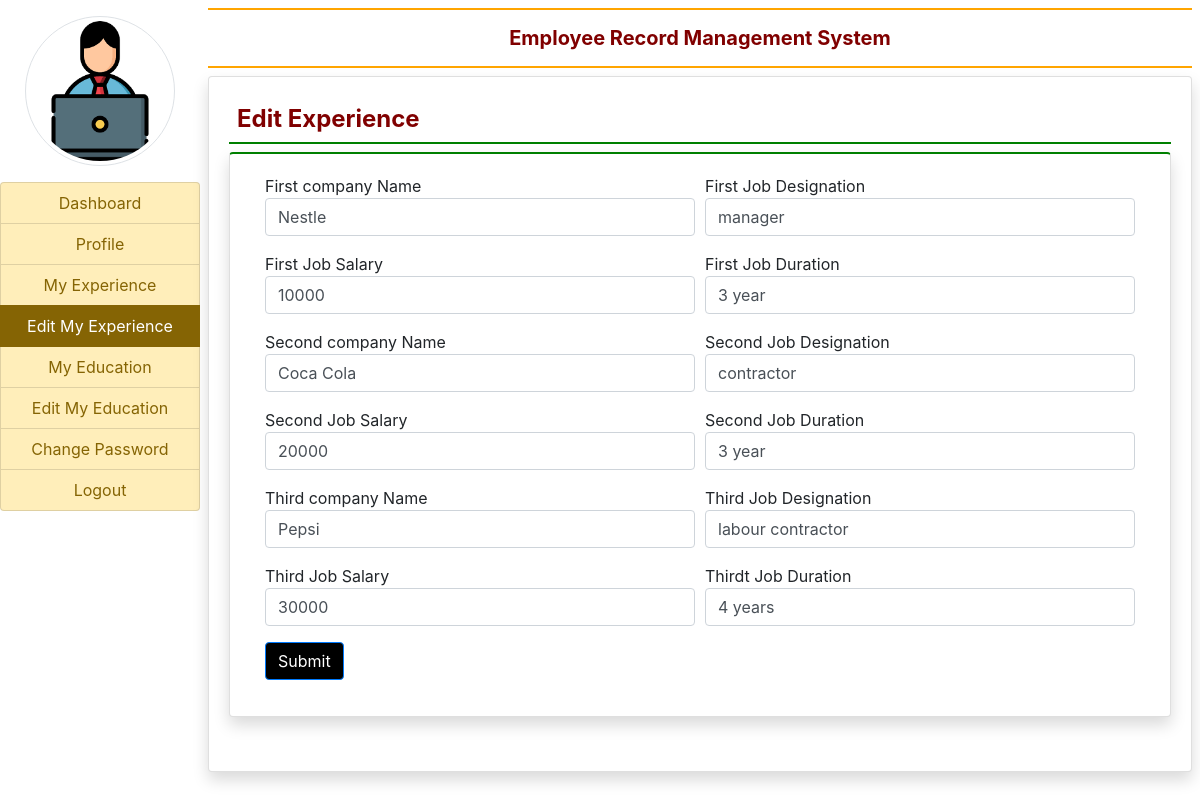
The app's page /edit_experience (signed in) with its own data.
### employee/models.py (models this page shows, shortened)
class EmployeeExperience(models.Model):
    user = models.ForeignKey(User,on_delete=models.CASCADE)
    company1_name = models.CharField(max_length=100,null=True)
    company1_designation = models.CharField(max_length=100,null=True)
    company1_salary = models.CharField(max_length=100,null=True)
    company1_duration = models.CharField(max_length=100,null=True)
    company2_name = models.CharField(max_length=100,null=True)
    company2_designation = models.CharField(max_length=100,null=True)
    company2_salary = models.CharField(max_length=100,null=True)
    company2_duration = models.CharField(max_length=100,null=True)
    company3_name = models.CharField(max_length=100,null=True)
    company3_designation = models.CharField(max_length=100,null=True)
    company3_salary = models.CharField(max_length=100,null=True)
    company3_duration = models.CharField(max_length=100,null=True)

### employee/views.py (the view, shortened to what this page needs)
# urls.py: path('edit_experience', edit_experience, name="edit_experience"),
def edit_experience(request):
    if not request.user.is_authenticated:
        return redirect('emp_login')
    error = ""
    user = request.user
    experience = EmployeeExperience.objects.get(user=user)
    d = {'error':error}
    return render(request, 'edit_experience.html',locals())

### employee/templates/edit_experience.html (shortened to what this page needs)
{% extends 'emp_navigation.html' %}
{% block content %}
<h4 class="p-2 font-weight-bold " style="border-bottom: 2px solid green; color: maroon;"> Edit Experience</h4>
        <div class="card shadow" style="border-top: 2px solid green;">
            <div class="card-body">
                <div class="container-fluid">
                    <form method="post">
                        <div class="form-row">
                            <div class="col-sm-6">
                                <div class="form-group">
                                    <labe>First company Name</labe>
                                    <input type="text" name="name1" class="form-control" placeholder="Enter First Company Name"  value="{{experience.company1_name}}">
                                </div>
                        </div>
                        <div class="col-sm-6">
                            <div class="form-group">
                                <labe>First Job Designation</labe>
                                <input type="text" name="jobdesignation1" class="form-control" placeholder="Enter Job designation" value="{{experience.company1_designation}}">
                            </div>
                        </div>
                        <div class="col-sm-6">
                            <div class="form-group">
                                <labe>First Job Salary</labe>
                                <input type="text" name="jobsalary1" class="form-control" placeholder="Enter Job Salary" value="{{experience.company1_salary}}">
                            </div>
                        </div>
                        <div class="col-sm-6">
                            <div class="form-group">
                                <labe>First Job Duration</labe>
                                <input type="text" name="jobduration1" class="form-control" placeholder="Enter Duration" value="{{experience.company2_duration}}">
                            </div>
                        </div>
                        <div class="col-sm-6">
                            <div class="form-group">
                                <labe>Second company Name</labe>
                                <input type="text" name="name2" class="form-control" placeholder="Enter second Company Name"  value="{{experience.company2_name}}">
                            </div>
                    </div>
                    <div class="col-sm-6">
                        <div class="form-group">
                            <labe>Second Job Designation</labe>
                            <input type="text" name="jobdesignation2" class="form-control" placeholder="Enter Job designation" value="{{experience.company2_designation}}">
                        </div>
                    </div>
                    <div class="col-sm-6">
                        <div class="form-group">
                            <labe>Second Job Salary</labe>
                            <input type="text" name="jobsalary2" class="form-control" placeholder="Enter Job Salary" value="{{experience.company2_salary}}">
                        </div>
                    </div>
                    <div class="col-sm-6">
                        <div class="form-group">
                            <labe>Second Job Duration</labe>
                            <input type="text" name="jobduration2" class="form-control" placeholder="Enter Duration" value="{{experience.company2_duration}}">
                        </div>
                    </div>
                    <div class="col-sm-6">
                        <div class="form-group">
                            <labe>Third company Name</labe>
                            <input type="text" name="name3" class="form-control" placeholder="EnterThird Company Name"  value="{{experience.company3_name}}">
                        </div>
                </div>
                <div class="col-sm-6">
                    <div class="form-group">
                        <labe>Third Job Designation</labe>
                        <input type="text" name="jobdesignation3" class="form-control" placeholder="Enter Job designation" value="{{experience.company3_designation}}">
                    </div>
                </div>
                <div class="col-sm-6">
                    <div class="form-group">
                        <labe>Third Job Salary</labe>
                        <input type="text" name="jobsalary3" class="form-control" placeholder="Enter Job Salary" value="{{experience.company3_salary}}">
                    </div>
                </div>
                <div class="col-sm-6">
                    <div class="form-group">
                        <labe>Thirdt Job Duration</labe>
                        <input type="text" name="jobduration3" class="form-control" placeholder="Enter Department" value="{{experience.company3_duration}}">
                    </div>
                </div>
                        <br>
                <input type="submit" value="Submit" class=" btn btn-primary" style="background-color: black; color: white; margin-left: 5px;">
                    </form>
                </div>
            </div>
        </div>
{% endblock %}

### records on screen
EmployeeExperience: name1 "Nestle", jobdesignation1 "manager", jobsalary1 "10000", jobduration1 "3 year", name2 "Coca Cola", jobdesignation2 "contractor", jobsalary2 "20000", jobduration2 "3 year", name3 "Pepsi", jobdesignation3 "labour contractor", jobsalary3 "30000", jobduration3 "4 years"
